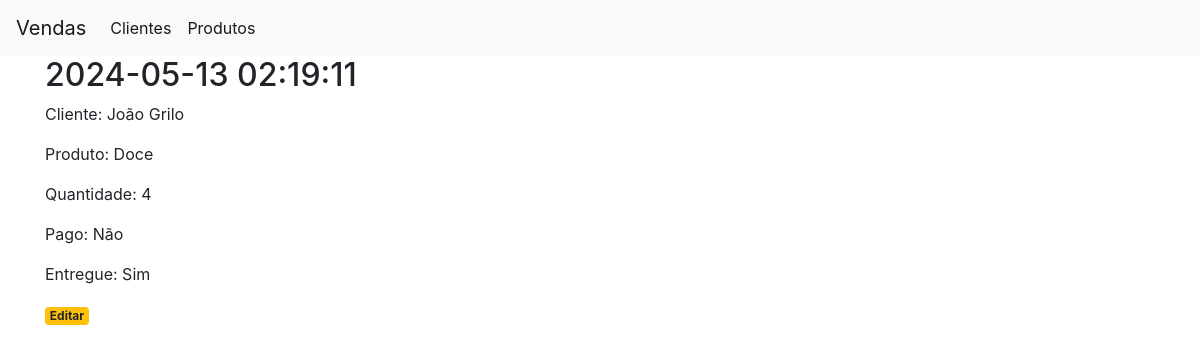
The page /vendas/1 on the database as committed earlier.
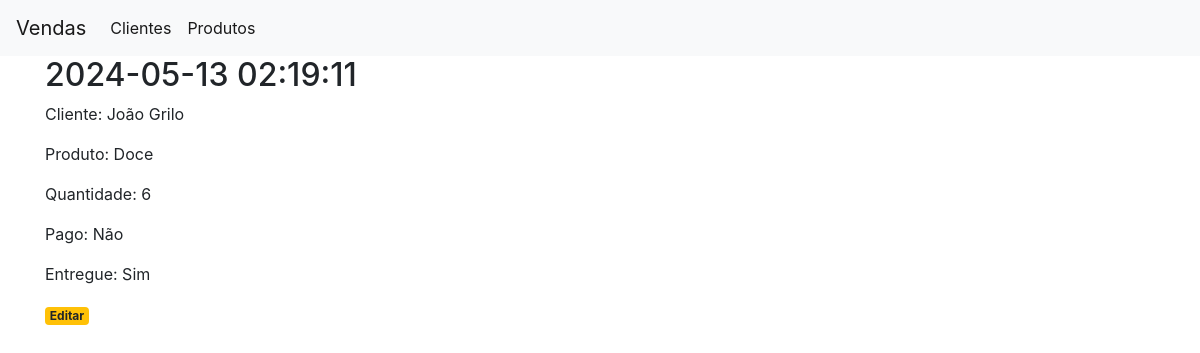
The same page on the database as committed later.
### app.py (models this page shows)
class Vendas(db.Model):
    id = db.Column(db.Integer, primary_key=True)
    datahora = db.Column(db.DateTime, default=datetime.datetime.now)
    cliente = db.Column(db.String(80), nullable=False)
    produto = db.Column(db.String(30), nullable=False)
    qtde = db.Column(db.Integer, nullable=False)
    pago = db.Column(db.String(10), nullable=False)
    entregue = db.Column(db.String(10), nullable=False)

### app.py (the view)
@app.route('/vendas/<int:venda_id>')
def venda(venda_id):
    venda = get_venda(venda_id)
    return render_template('venda.html', venda = venda)

### app.py (called while the page is built)
def get_venda(venda_id):
    venda = Vendas.query.filter_by(id=venda_id).first()
    if venda is None:
        abort(404)
    return venda

### templates/venda.html
{% extends 'base.html' %}
{% block content %}
    <h2>{% block title %} {{ venda['datahora'] }} {% endblock %}</h2>
    <p>Cliente: {{ venda['cliente'] }}</p>
    <p>Produto:  {{ venda['produto'] }}</p>
    <p>Quantidade:  {{ venda['qtde'] }}</p>
    <p>Pago:  {{ venda['pago'] }}</p>
    <p>Entregue:  {{ venda['entregue'] }}</p>
    <a href="{{ url_for('edit_venda', venda_id=venda['id']) }}">
        <span class="badge badge-warning">Editar</span>
    </a>
{% endblock %}

Rows that differ between the two databases and show on the page:
changed Vendas "João Grilo": qtde "4" → "6"
